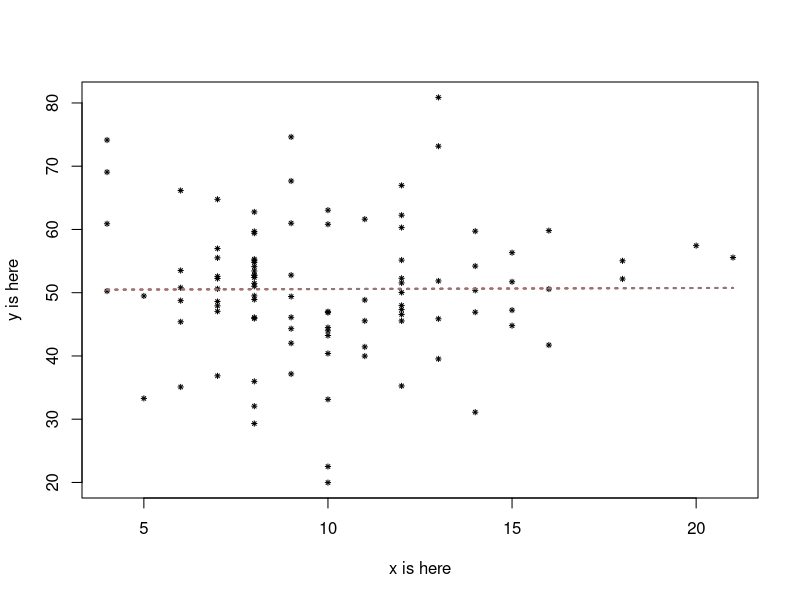
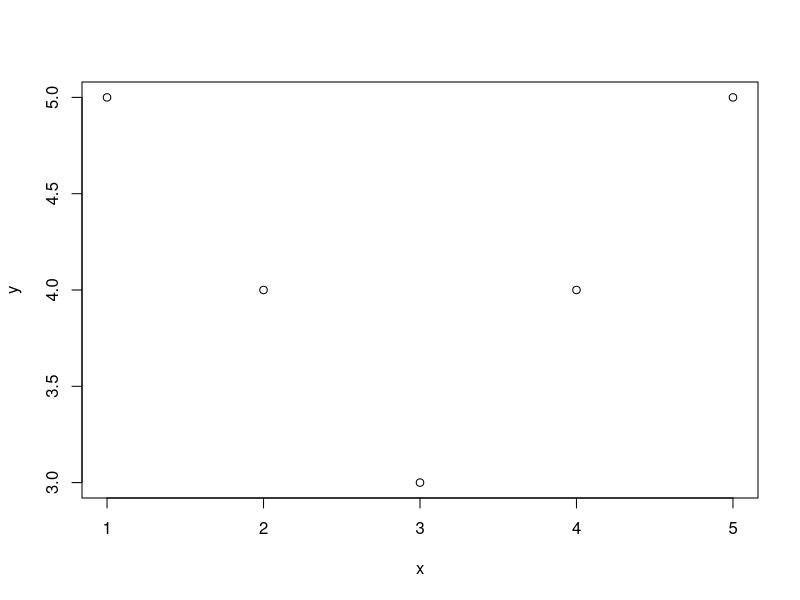

Generate these figures, in order, with R:

x <- rpois(100, lambda=10)

y <- rnorm(100, m=50, s=10)

plot(x,y, xlab="x is here", ylab= "y is here", pch=8, cex=0.5)

mod1 <- lm(y ~ x)

xSequence <- range(x)

predSequence <- predict(mod1, newdata=data.frame(x=xSequence))

lines(xSequence, predSequence, col="red", lty=3, lwd=2)
lines(xSequence, predSequence, col=gray(.5), lty=3, lwd=2)


x <- c(1,2,3,4,5)
y <- c(5,4,3,4,5)
nam <- c("Bill", "Charles","Jane","Jill","Jaime")

dat <- data.frame(x,y,nam)
rm(x,y,nam)

plot(y~x, dat=dat)

with(dat,
identify(x,y, nam)
     )
